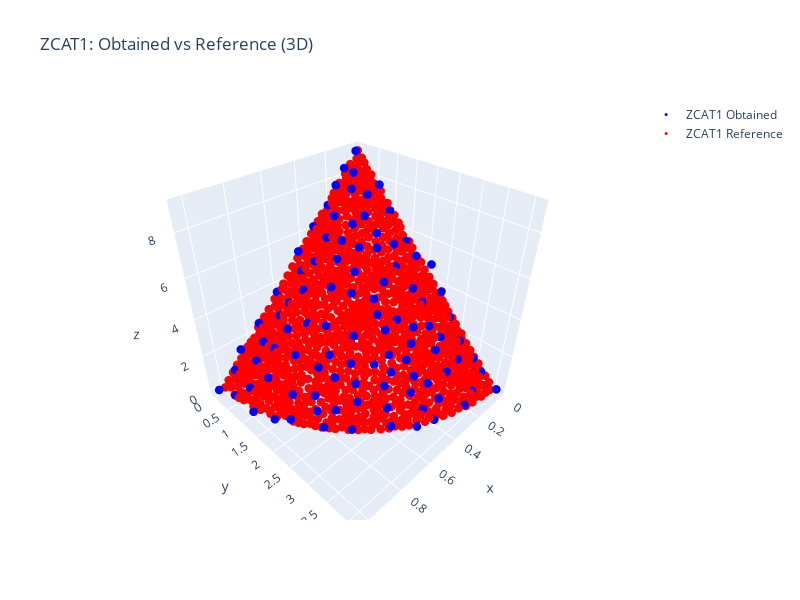
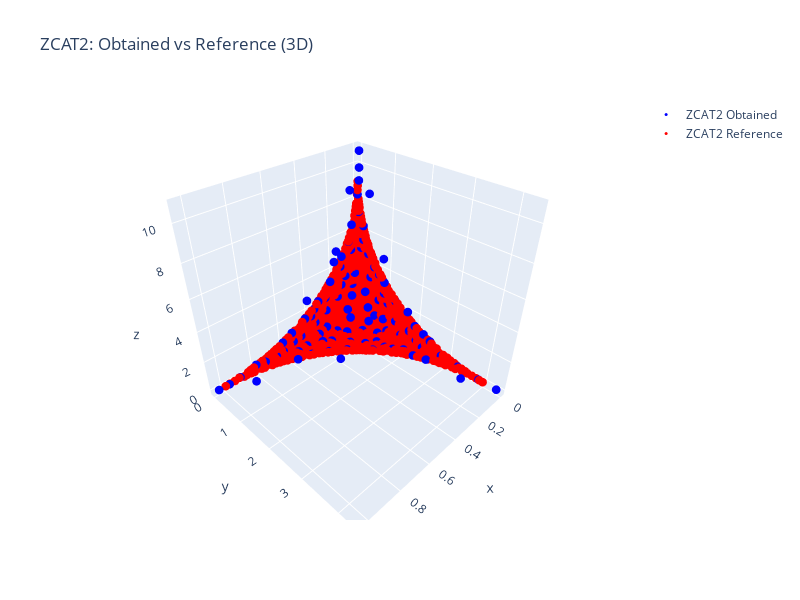
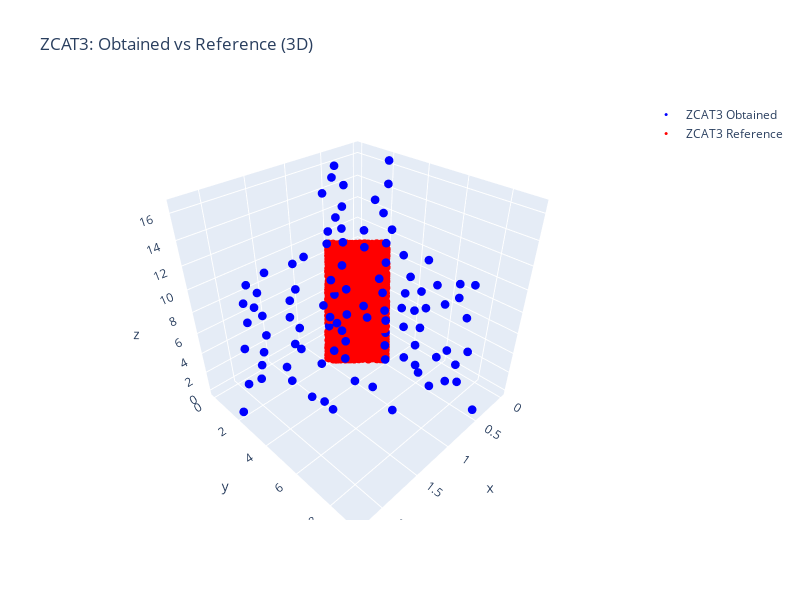
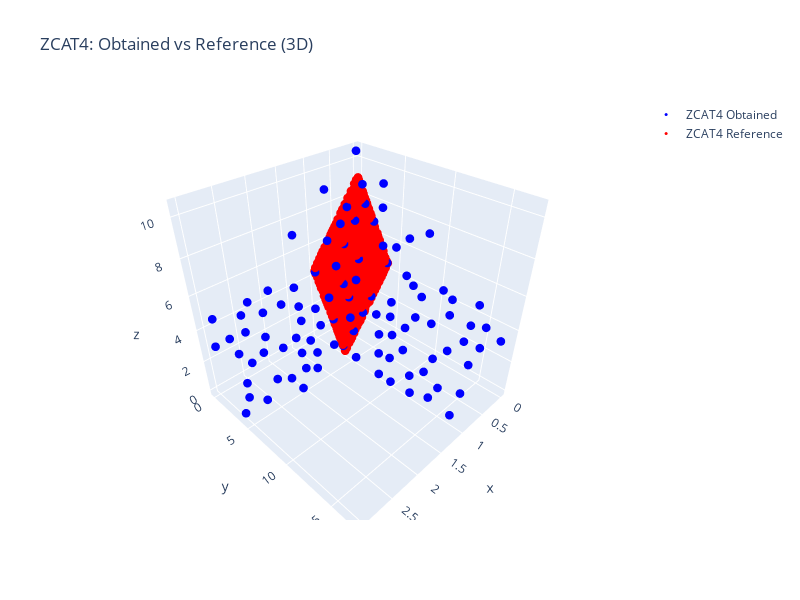

The notebook cell these images were saved under, in order:
### Code cell
# Visualization for 3-objective problems: display a 3D scatter per problem
from plotly.subplots import make_subplots

for problem in zcat_problems:
    problem_name = problem.name()
    data = results.get(problem_name, {})
    obt_solutions = data.get("obtained", [])
    ref_solutions = data.get("reference", [])

    if not obt_solutions and not ref_solutions:
        print(f"No data for {problem_name}")
        continue

    fig = go.Figure()

    if obt_solutions:
        x = [s.objectives[0] for s in obt_solutions]
        y = [s.objectives[1] for s in obt_solutions]
        z = [s.objectives[2] for s in obt_solutions]
        fig.add_trace(go.Scatter3d(x=x, y=y, z=z, mode='markers', name=f'{problem_name} Obtained', marker=dict(size=3, color='blue')))

    if ref_solutions:
        rx = [s.objectives[0] for s in ref_solutions]
        ry = [s.objectives[1] for s in ref_solutions]
        rz = [s.objectives[2] for s in ref_solutions]
        fig.add_trace(go.Scatter3d(x=rx, y=ry, z=rz, mode='markers', name=f'{problem_name} Reference', marker=dict(size=3, color='red')))

    fig.update_layout(title_text=f"{problem_name}: Obtained vs Reference (3D)", height=600, width=800)
    fig.show()
